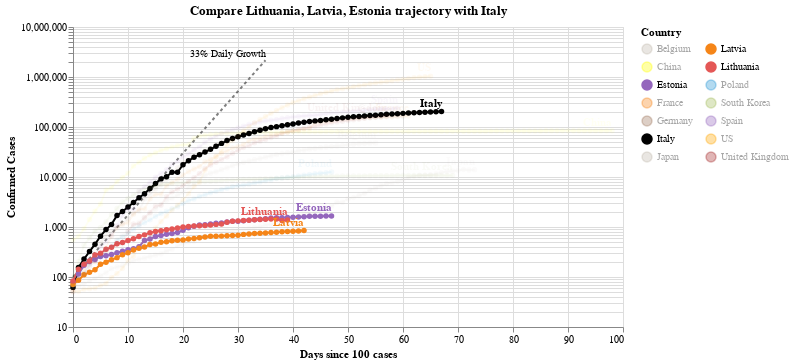

Source (notebook cell):
### Code cell
#hide_input
chart3 = make_since_chart(dff2, ['Lithuania', 'Latvia', 'Estonia'], baseline_countries)
chart3

### Figure 1 — Vega-Lite specification as saved in the notebook (floating-point values rounded to 4 significant figures; data arrays with more than 128 entries replaced by an {"elided": "..."} marker saying what was removed)
{"config": {"view": {"continuousWidth": 400, "continuousHeight": 300}}, "layer": [{"mark": {"type": "line", "color": "black", "opacity": 0.5, "strokeDash": [3, 3]}, "encoding": {"x": {"type": "quantitative", "field": "Days since 100 cases"}, "y": {"type": "quantitative", "field": "Confirmed Cases"}}}, {"mark": {"type": "text", "align": "right", "dy": -6, "fontSize": 10, "text": "33% Daily Growth"}, "encoding": {"x": {"type": "quantitative", "field": "Days since 100 cases"}, "y": {"type": "quantitative", "field": "Confirmed Cases"}}, "transform": [{"filter": "(datum['Days since 100 cases'] >= 35)"}]}, {"data": {"name": "data-cfd47774ae409a1e73935272c62b40cb"}, "mark": {"type": "line", "point": true}, "encoding": {"color": {"type": "nominal", "field": "Country", "legend": {"columns": 2}, "scale": {"domain": ["Belgium", "China", "Estonia", "France", "Germany", "Italy", "Japan", "Latvia", "Lithuania", "Poland", "South Korea", "Spain", "US", "United Kingdom"], "range": ["#C1B7AD", "yellow", "#9467bd", "#F58518", "#9D755D", "black", "#C1B7AD", "#F58518", "#E45756", "#2495D3", "#A1BA59", "#9467bd", "orange", "brown"]}}, "opacity": {"condition": {"value": 1, "selection": "selector002"}, "value": 0.05}, "tooltip": [{"type": "nominal", "field": "Country"}, {"type": "temporal", "field": "Date"}, {"type": "quantitative", "field": "Confirmed Cases"}, {"type": "quantitative", "field": "Days since 100 cases"}], "x": {"type": "quantitative", "field": "Days since 100 cases"}, "y": {"type": "quantitative", "field": "Confirmed Cases", "scale": {"type": "log"}}}, "selection": {"selector002": {"type": "multi", "fields": ["Country"], "bind": "legend", "init": [{"Country": "Lithuania"}, {"Country": "Latvia"}, {"Country": "Estonia"}, {"Country": "Italy"}]}}, "width": 550}, {"data": {"name": "data-cfd47774ae409a1e73935272c62b40cb"}, "mark": {"type": "text", "align": "right", "dy": -8, "fontWeight": "bold"}, "encoding": {"color": {"type": "nominal", "field": "Country", "legend": {"columns": 2}, "scale": {"domain": ["Belgium", "China", "Estonia", "France", "Germany", "Italy", "Japan", "Latvia", "Lithuania", "Poland", "South Korea", "Spain", "US", "United Kingdom"], "range": ["#C1B7AD", "yellow", "#9467bd", "#F58518", "#9D755D", "black", "#C1B7AD", "#F58518", "#E45756", "#2495D3", "#A1BA59", "#9467bd", "orange", "brown"]}}, "opacity": {"condition": {"value": 1, "selection": "selector002"}, "value": 0.05}, "text": {"type": "nominal", "field": "Country"}, "tooltip": [{"type": "nominal", "field": "Country"}, {"type": "temporal", "field": "Date"}, {"type": "quantitative", "field": "Confirmed Cases"}, {"type": "quantitative", "field": "Days since 100 cases"}], "x": {"type": "quantitative", "field": "Days since 100 cases"}, "y": {"type": "quantitative", "field": "Confirmed Cases", "scale": {"type": "log"}}}, "transform": [{"filter": "(datum['Date'] >= 1588118400000)"}], "width": 550}], "data": {"name": "data-c1a3bbf4dd040f2e7e8e7a69520e3c2a"}, "title": "Compare Lithuania, Latvia, Estonia trajectory with Italy", "$schema": "https://vega.github.io/schema/vega-lite/v4.0.2.json", "datasets": {"data-c1a3bbf4dd040f2e7e8e7a69520e3c2a": [{"Days since 100 cases": 0, "Confirmed Cases": 100.0}, {"Days since 100 cases": 1, "Confirmed Cases": 133.0}, {"Days since 100 cases": 2, "Confirmed Cases": 176.9}, {"Days since 100 cases": 3, "Confirmed Cases": 235.3}, {"Days since 100 cases": 4, "Confirmed Cases": 312.9}, {"Days since 100 cases": 5, "Confirmed Cases": 416.2}, {"Days since 100 cases": 6, "Confirmed Cases": 553.5}, {"Days since 100 cases": 7, "Confirmed Cases": 736.1}, {"Days since 100 cases": 8, "Confirmed Cases": 979.1}, {"Days since 100 cases": 9, "Confirmed Cases": 1302.0}, {"Days since 100 cases": 10, "Confirmed Cases": 1732.0}, {"Days since 100 cases": 11, "Confirmed Cases": 2303.0}, {"Days since 100 cases": 12, "Confirmed Cases": 3064.0}, {"Days since 100 cases": 13, "Confirmed Cases": 4074.0}, {"Days since 100 cases": 14, "Confirmed Cases": 5419.0}, {"Days since 100 cases": 15, "Confirmed Cases": 7207.0}, {"Days since 100 cases": 16, "Confirmed Cases": 9586.0}, {"Days since 100 cases": 17, "Confirmed Cases": 12750.0}, {"Days since 100 cases": 18, "Confirmed Cases": 16960.0}, {"Days since 100 cases": 19, "Confirmed Cases": 22550.0}, {"Days since 100 cases": 20, "Confirmed Cases": 29990.0}, {"Days since 100 cases": 21, "Confirmed Cases": 39890.0}, {"Days since 100 cases": 22, "Confirmed Cases": 53060.0}, {"Days since 100 cases": 23, "Confirmed Cases": 70560.0}, {"Days since 100 cases": 24, "Confirmed Cases": 93850.0}, {"Days since 100 cases": 25, "Confirmed Cases": 124800.0}, {"Days since 100 cases": 26, "Confirmed Cases": 166000.0}, {"Days since 100 cases": 27, "Confirmed Cases": 220800.0}, {"Days since 100 cases": 28, "Confirmed Cases": 293700.0}, {"Days since 100 cases": 29, "Confirmed Cases": 390600.0}, {"Days since 100 cases": 30, "Confirmed Cases": 519500.0}, {"Days since 100 cases": 31, "Confirmed Cases": 690900.0}, {"Days since 100 cases": 32, "Confirmed Cases": 918900.0}, {"Days since 100 cases": 33, "Confirmed Cases": 1222000.0}, {"Days since 100 cases": 34, "Confirmed Cases": 1625000.0}, {"Days since 100 cases": 35, "Confirmed Cases": 2162000.0}], "data-cfd47774ae409a1e73935272c62b40cb": {"elided": "853 records"}}}
